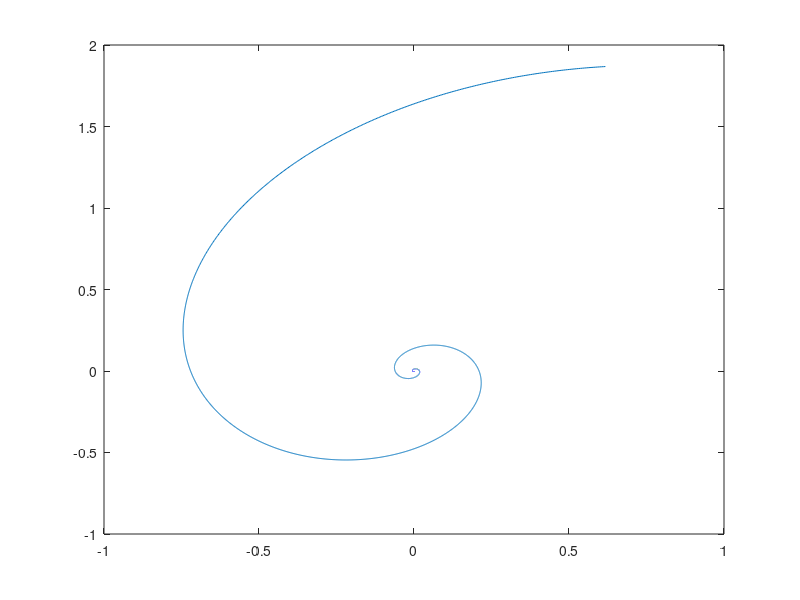
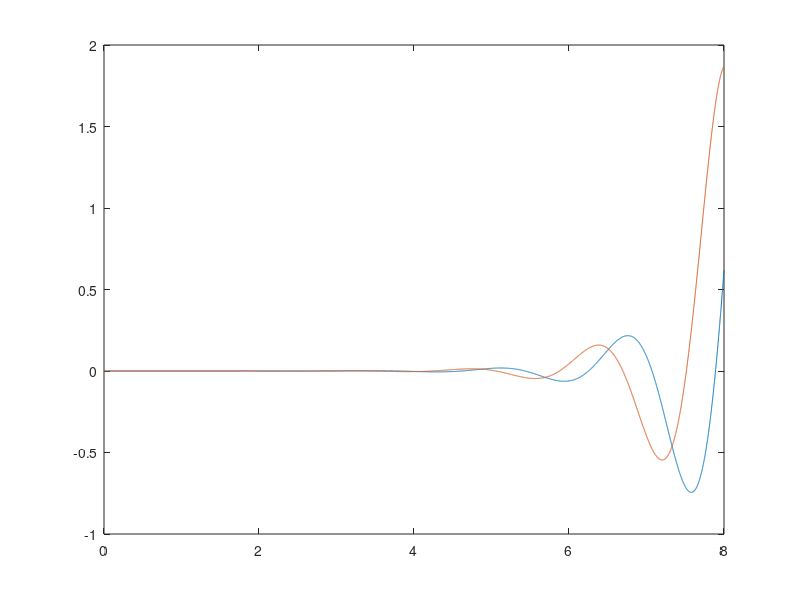

Write the MATLAB code that produced these figures, in order.
close all; clear all;

delt=0.001;

%initial condition
x1p = 1e-5*cos(pi/5);
x2p = 1e-5*sin(pi/5);

final_step = 8;
tArr = [0:delt:final_step];
total_step = length(tArr);
x1Arr = zeros(1,total_step);
x2Arr = zeros(1,total_step);

x1Arr(1)=x1p;
x2Arr(2)=x2p;

for i = 1:total_step-1
    x1_dot = x1p + 3*x2p;
    x2_dot = -5*x1p + 2*x2p;
    
    x1_cur = x1p + x1_dot*delt;
    x2_cur = x2p + x2_dot*delt;
    
    x1Arr(i+1) = x1_cur;
    x2Arr(i+1) = x2_cur;
    
    x1p = x1_cur;
    x2p = x2_cur;
end
figure();
plot(x1Arr,x2Arr);
figure();
plot(tArr,x1Arr,tArr,x2Arr);


